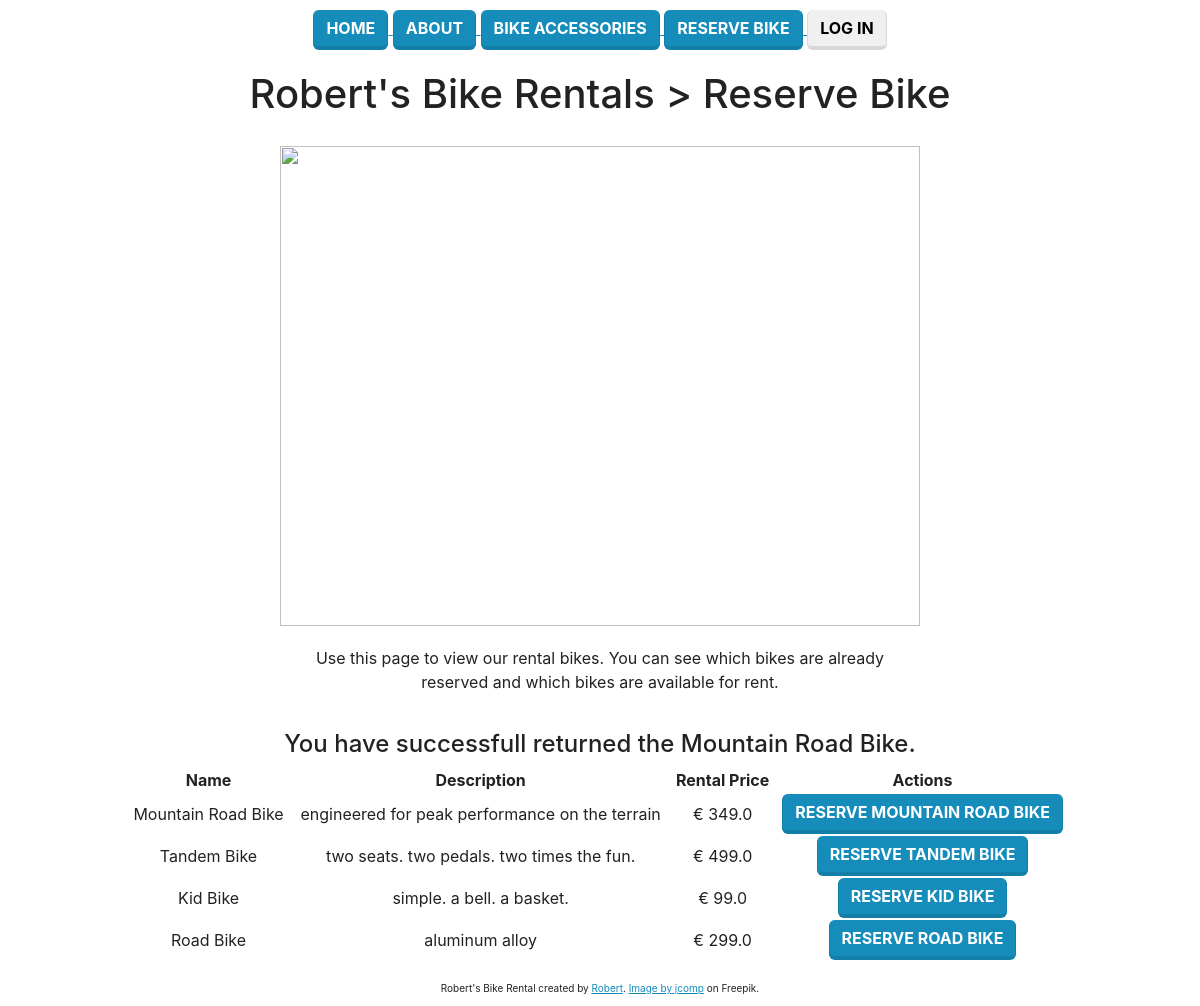
The page /bike/return/1/3 on the database its author committed.
### bike/models.py (models this page shows, shortened)
class Bike(models.Model):
    name = models.CharField("name", max_length=240)
    description = models.CharField("description", max_length=240)
    rental_price = models.FloatField("rental_price", default=999.99)
    rented_user_id =  models.IntegerField("rented_user_id")
    rental_period = models.IntegerField("rental_period", default=1)  # Default 1 day

### bike/views.py (the view)
# urls.py: path("return/<int:pk>/<int:user_pk>", views.returnBike, name="return-bike"),
def returnBike(request, pk, user_pk):
    t = Bike.objects.get(id=pk)
    t.rented_user_id = 0  # change field
    t.save()  # this will update only
    latest_question_list = Bike.objects.all()
    context = {
       "latest_question_list": latest_question_list,
       "status_message": ("You have successfull returned the %s." % t.name),
    }
    if request.user.is_superuser:
        template = loader.get_template("manage.html")
    else:
        template = loader.get_template("reserve.html")
    return HttpResponse(template.render(context, request))

### templates/reserve.html (shortened to what this page needs)
{% load static %}
<!DOCTYPE html>
<html lang="en">
<head>
    <link rel="stylesheet" href="{% static 'css/custom.css' %}">
</head>
<body>
    {% include 'navbar.html' %}
    <h1>Robert's Bike Rentals > Reserve Bike</h1>
    <div>
        <img src="{% static 'img/bicycles-workshop.jpg' %}" height=480 width=640>
    </div>
    <p>Use this page to view our rental bikes. You can see which bikes are already reserved and which bikes are available for rent.</p>
    <div>
        <table id="rent-payment-table" class="center products">
            <thead>
                <tr>
                    <th>Name</th>
                    <th>Description</th>
                    <th>Rental Price</th>
                    <th>Actions</th>
                </tr>
            </thead>
            <tbody>
                {% if status_message %}
                    <h4>{{ status_message }}</h4>
                {% endif %}
                {% if latest_question_list %}
                    {% for question in latest_question_list %}
                        <tr>
                            <td>{{ question.name }}</td>
                            <td>{{ question.description }}</td>
                            <td>&euro; {{ question.rental_price }}</td>
                            {% if question.rented_user_id == user.pk %}
                                <td>
                                    <a href="/bike/return/{{ question.id }}/{{ user.pk }}">
                                        <button type="button" class="btn btn-secondary">Return {{ question.name }}</button>
                                    </a>
                                </td>
                            {% elif question.rented_user_id %}
                                <td>
                                    <button type="button" class="btn btn-dark" disabled>Not Available</button>
                                </td>
                            {% else %}
                                <td>
                                    <a href="/bike/reserve/{{ question.id }}/{{ user.pk }}">
                                        <button type="button" class="btn btn-primary">Reserve {{ question.name }}</button>
                                    </a>
                                </td>
                            {% endif %}
                        </tr>
                    {% endfor %}
                {% else %}
                    <tr>
                        <td colspan="4">No bikes are available for rent.</td>
                    </tr>
                {% endif %}
            </tbody>
        </table>
    </div>
    <div class="footer">
        Robert's Bike Rental created by <a href="https://github.com/gomsur">Robert</a>. <a href="https://www.freepik.com/free-photo/cyclist-sunny-day-bike-adventure-travel-photo_3972810.htm#query=bike&position=0&from_view=search&track=sph">Image by jcomp</a> on Freepik.
    </div>
</body>
</html>

### rows shown on the page
Bike: name "Mountain Road Bike", description "engineered for peak performance on the terrain", rental_price "349.0", name "MOUNTAIN ROAD BIKE"
Bike: name "Tandem Bike", description "two seats. two pedals. two times the fun.", rental_price "499.0", name "TANDEM BIKE"
Bike: name "Kid Bike", description "simple. a bell. a basket.", rental_price "99.0", name "KID BIKE"
Bike: name "Road Bike", description "aluminum alloy", rental_price "299.0", name "ROAD BIKE"

### other values the page prints
{{ status_message }} "You have successfull returned the Mountain Road Bike."
